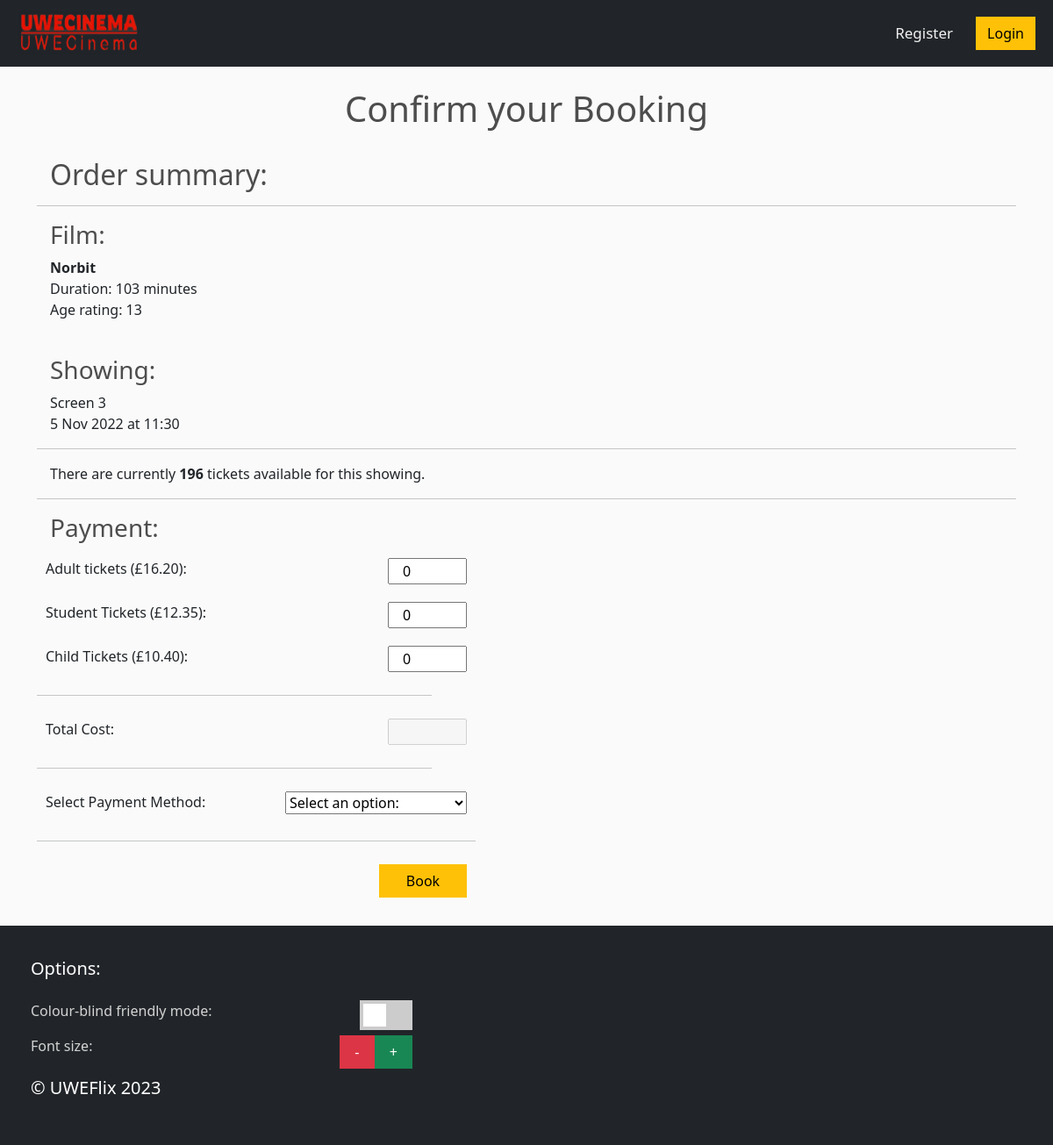
Before: /payment/25/ with the older database file.
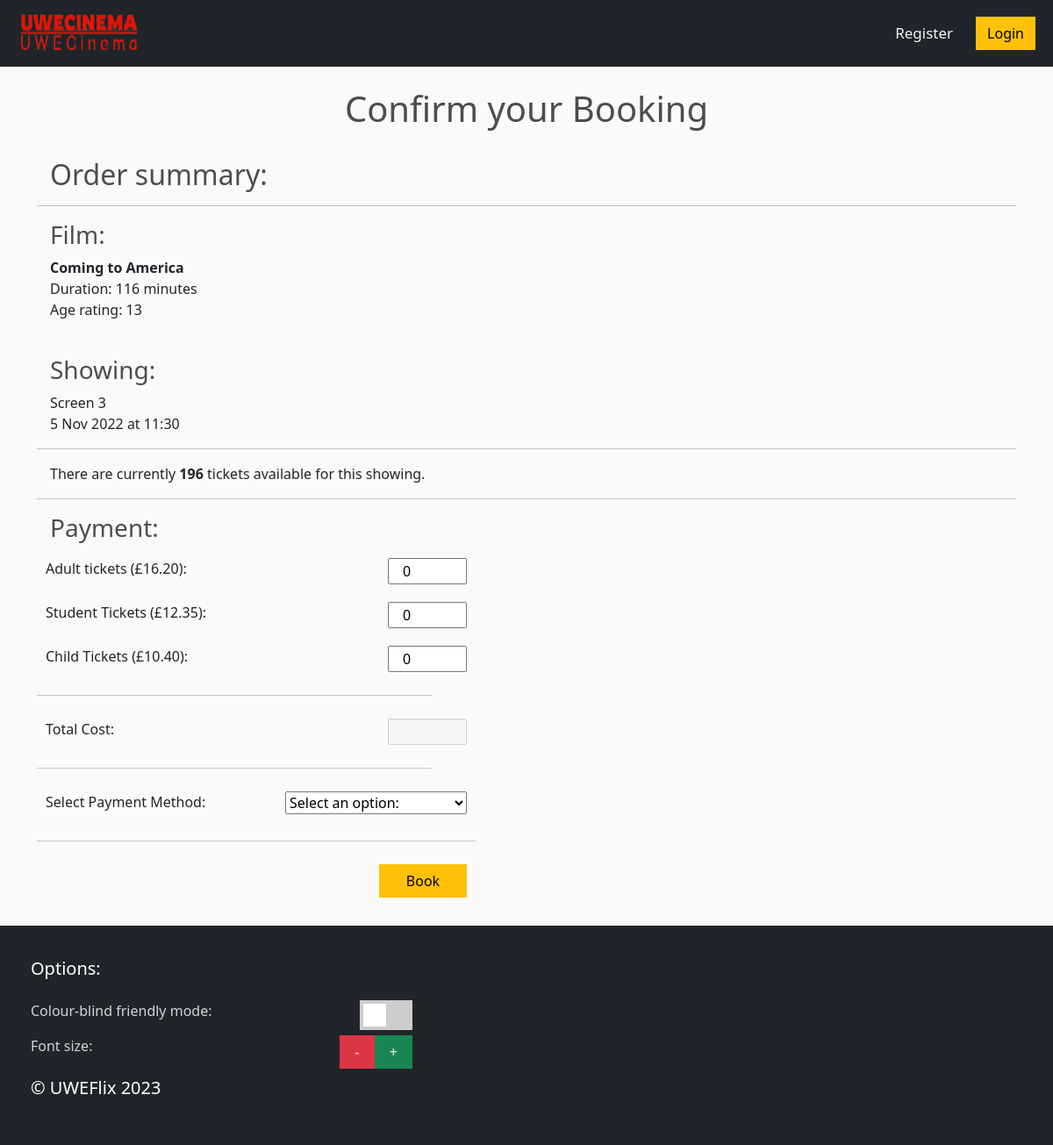
After: the same page with the newer database file.
### uweflix/models.py (models this page shows, shortened)
class Showing(models.Model):
    screen = models.ForeignKey(Screen, default=1, on_delete=models.CASCADE)
    film = models.ForeignKey(Film,on_delete=models.CASCADE)
    time = models.DateTimeField()
    remaining_tickets = models.IntegerField(default=150)  # NEEDS TO BE ASSIGNED TO THE SCREEN CAPACITY SOMEHOW!
    def getShowing(id):#READ
        try:
            showing = Showing.objects.get(id=id)
            return showing
        except:
            print("No showinf exists with that showing ID.")

class Film(models.Model):
    title = models.CharField(max_length=100)
    age_rating = models.CharField(max_length=3)
    """Age Ratings:
        - U
        - PG
        - 12
        - 12A
        - 15
        - 18"""
    duration = models.CharField(max_length=3)
    trailer_desc = models.CharField(max_length=500)
    image = models.ImageField(default="placeholder.png")

class Screen(models.Model):
    capacity = models.IntegerField()
    apply_covid_restrictions =  models.BooleanField(null=True)

class Prices(models.Model):
    adult = models.FloatField(default=5.0)
    student = models.FloatField(default=4.0)
    child = models.FloatField(default=3.0)
    def getCurrentPrices():
        currentPrices = Prices.objects.last()
        return currentPrices.adult, currentPrices.student, currentPrices.child

### uweflix/views.py (the view, shortened to what this page needs)
# urls.py: path("payment/<int:showing>/", views.payment, name="payment"),
def payment(request, showing):
    if 'user_id' in request.session:
        if request.session['user_group'] == "Club Rep":
            return redirect('rep_payment', showing=showing)
    adult,student,child=Prices.getCurrentPrices()
    showing = Showing.getShowing(id=showing)
    form = PaymentForm()
    context = {
        "showing": showing,
        "form": form,
        "adult_price": adult,
        "student_price": student,
        "child_price": child
    }
    return render(request, 'uweflix/payment.html', context)

### uweflix/forms.py (shortened to what this page needs)
class PaymentForm(forms.Form):
    adult_tickets = forms.IntegerField(validators=[
        MaxValueValidator(100),
        MinValueValidator(0)
    ],required=False, initial=0)
    student_tickets = forms.IntegerField(validators=[
        MaxValueValidator(100),
        MinValueValidator(0)
    ],required=False, initial=0)
    child_tickets = forms.IntegerField(validators=[
        MaxValueValidator(100),
        MinValueValidator(0)
    ],required=False, initial=0)
    total_cost=forms.FloatField(label="Total Cost: ", disabled=True, required=False)
    payment_choices = [(None, 'Select an option:'),
                    ('nopay', 'Customer: Pay with Card'),
                    ('credit', 'Student: Pay with Credit'), ]
    payment_options = forms.ChoiceField(choices=payment_choices, widget=forms.Select(attrs={}))

### uweflix/templates/uweflix/payment.html (shortened to what this page needs)
{% extends "uweflix/layout.html" %}
{% load static %}
{% block content %}
<br/>
<h1>Confirm your Booking</h1>
<br/>
<body>
    <h2>Order summary:</h2>
    <hr/>
    <h3>Film:</h3>
        <p>
           <b>{{ showing.film.title }}</b><br/>
           Duration: {{ showing.film.duration }} minutes<br/>
           Age rating: {{ showing.film.age_rating }}
        </p>
        <br/>
        <h3>Showing:</h3>
        <p>Screen {{ showing.screen.id }}<br/>{{ showing.time | date:'j M Y' }} at {{ showing.time | time:'G:i'}}</p>
        <hr/>
        <p>There are currently <b>{{ showing.remaining_tickets }}</b> tickets available for this showing.</p>
        <hr/>
    <div class="form">
        <form id="payment-form" action="{% url 'payment' showing.pk %}" method="post" autocomplete="off">
            <h3>Payment:</h3>
            <div class="form-area">
                <div class="form-group">
                    Adult tickets (£<span id="payment_adult_price">{{ adult_price | floatformat:2 }}</span>): {{ form.adult_tickets }}
                </div>
                <br/>
                <div class="form-group">
                    Student Tickets (£<span id="payment_student_price">{{ student_price | floatformat:2 }}</span>): {{ form.student_tickets }}
                </div>
                <br/>
                <div class="form-group">
                    Child Tickets (£<span id="payment_child_price">{{ child_price | floatformat:2 }}</span>): {{ form.child_tickets }}
                </div>
                <hr/>
                <div class="form-group">
                    Total Cost: {{ form.total_cost }}
                </div>
                <hr/>
                <div class="form-group">
                    Select Payment Method: {{ form.payment_options }}
                </div>
            </div>
            <hr/>
            <div class="form-group">
                <input id="confirm-btn" class="btn btn-warning" type="submit" value="Book">
            </div>
        </form>
    </div>
</body>
{% endblock %}

### uweflix/templates/uweflix/layout.html (shortened to what this page needs)
<!DOCTYPE html>
{% load static %}
<html>
<head>
    <link href="https://cdn.jsdelivr.net/npm/bootstrap@5.1.3/dist/css/bootstrap.min.css" rel="stylesheet">
    <link rel="stylesheet" href="//code.jquery.com/ui/1.13.1/themes/base/jquery-ui.css">
    <link rel="stylesheet" type="text/css" href="{% static 'uweflix/site.css' %}"/>
</head>
<body>
    <nav class="navbar navbar-expand-lg navbar-dark bg-dark">
        <a class="navbar-brand" href="{% url 'viewings' %}">
            <img src="{% static 'uweflix/images/logo.png' %}" height="50" width="140" style="margin-left: 20px;">
        </a>
        <div class="collapse navbar-collapse" id="navbarSupportedContent">
            {% if request.session.user_id is None %}
            <div class="topnav-right">
                <a class="nav-link" href="{% url 'registerPage' %}">Register</a>
            </div>
            <div class="form-inline my-2 my-lg-0">
                <a href="{% url 'login' %}"class="btn btn-warning">Login</a>
            </div>
            {% endif %}
        </div>
    </nav>
    <div class="flex-wrapper">
    <div class="body-content">
        <div class="container">
            {% block content %}
            {% endblock %}
        </div>
    </div>
    <br/>
    <div class="footer">
        <footer class="navbar navbar-expand-lg navbar-dark bg-dark">
            <div class="form-area" style="margin-left: 20px;">
                <p class="navbar-brand">Options:</p>
                <p style="color: lightgray;">Colour-blind friendly mode:
                <label class="switch">
                    <span class="slider round"></span>
                </label>
                </p>
                <p style="color: lightgray;">Font size:
                    <input type="button" id="increase" class="btn btn-success" value=" + ">
                    <input type="button" id="decrease" class="btn btn-danger" value=" - "/></p>
                <p class="navbar-brand">© UWEFlix 2023</p>
            </div>
        </footer>
    </div>
</div>
</body>
</html>

### uweflix/static/uweflix/site.css (style rules this page uses)
body { background-color: hsl(0, 0%, 98%); }
.flex-wrapper { display: flex; min-height: 100vh; flex-direction: column; justify-content: space-between; }
h1,h2,h3,h4,h5,h6 { color:hsl(0, 0%, 30%); }
footer { position: absolute; bottom: 0px; width: 100%; height: 250px; }
.bg-dark { background-color: #4f868c; }
.btn { border-radius: 0; }
#id_adult_tickets, #id_student_tickets, #id_child_tickets, #id_total_cost, #discount-btn, #id_adult, #id_student, #id_child, #id_rep_student_tickets, #id_apply_covid_restrictions { width:90px; float: right; }
#id_payment_options, #id_club, #id_card_number, #id_clubrep_choices, #id_timerange_choices, #id_screen, #id_film, #id_time { float:right; }
#id_first_name, #id_last_name, #id_password1, #id_password2, #id_dob, #id_email, #id_username, .switch, #id_capacity { float: right; }
#increase, #decrease, #resetMe, #id_street, #id_name, #id_street_number, #id_city, #id_post_code, #id_landline_number, #id_mobile_number { float: right; }
#confirm-btn, #set-payment-btn { width:100px; float:right; }
.form-area { width: 450px; }
.form-group { height:50px; width: 500px; margin: auto; display: inline-block; padding: 10px; }
.topnav-right { float: right; }
.topnav-right a { color: #f2f2f2; text-align: center; padding: 14px 16px; text-decoration: none; font-size: 17px; }
.form-inline { margin-right:10px; padding: 10px; }
.switch { position: relative; display: inline-block; width: 60px; height: 34px; }
.slider { position: absolute; cursor: pointer; top: 0; left: 0; right: 0; bottom: 0; background-color: #ccc; -webkit-transition: .4s; transition: .4s; }
.slider:before { position: absolute; content: ""; height: 26px; width: 26px; left: 4px; bottom: 4px; background-color:white; -webkit-transition: .4s; transition: .4s; }

### uweflix/templates/uweflix/payment.html (style rules this page uses)
form { display: inline-block; }
h1 { text-align: center; }
h2, h3, h5, p, input { padding-left: 15px; }

Changed rows visible on the page:
changed through a linked row, Showing: film "Norbit" → "Coming to America"; film.duration "103" → "116"
